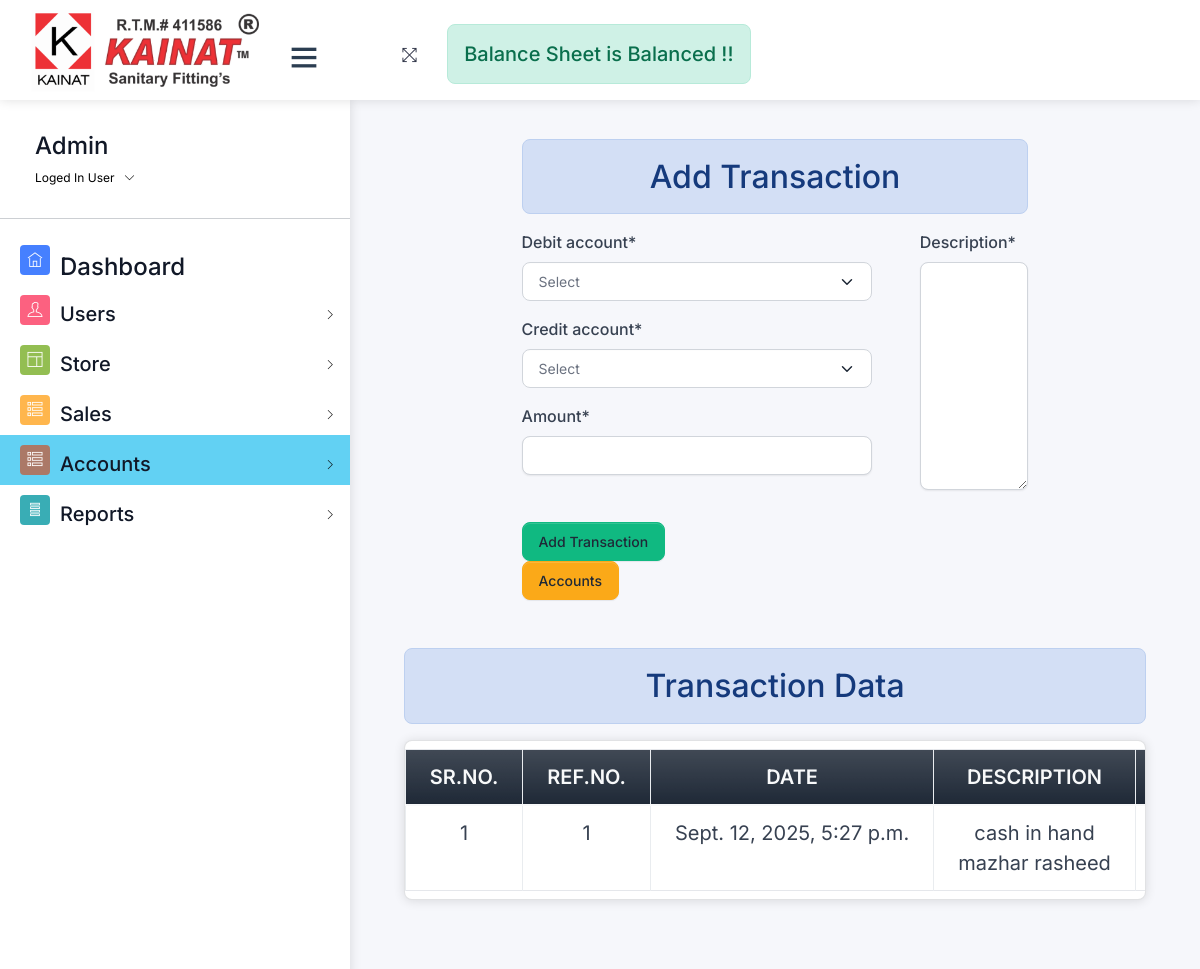
The app's page /transaction/ (signed in), older data.
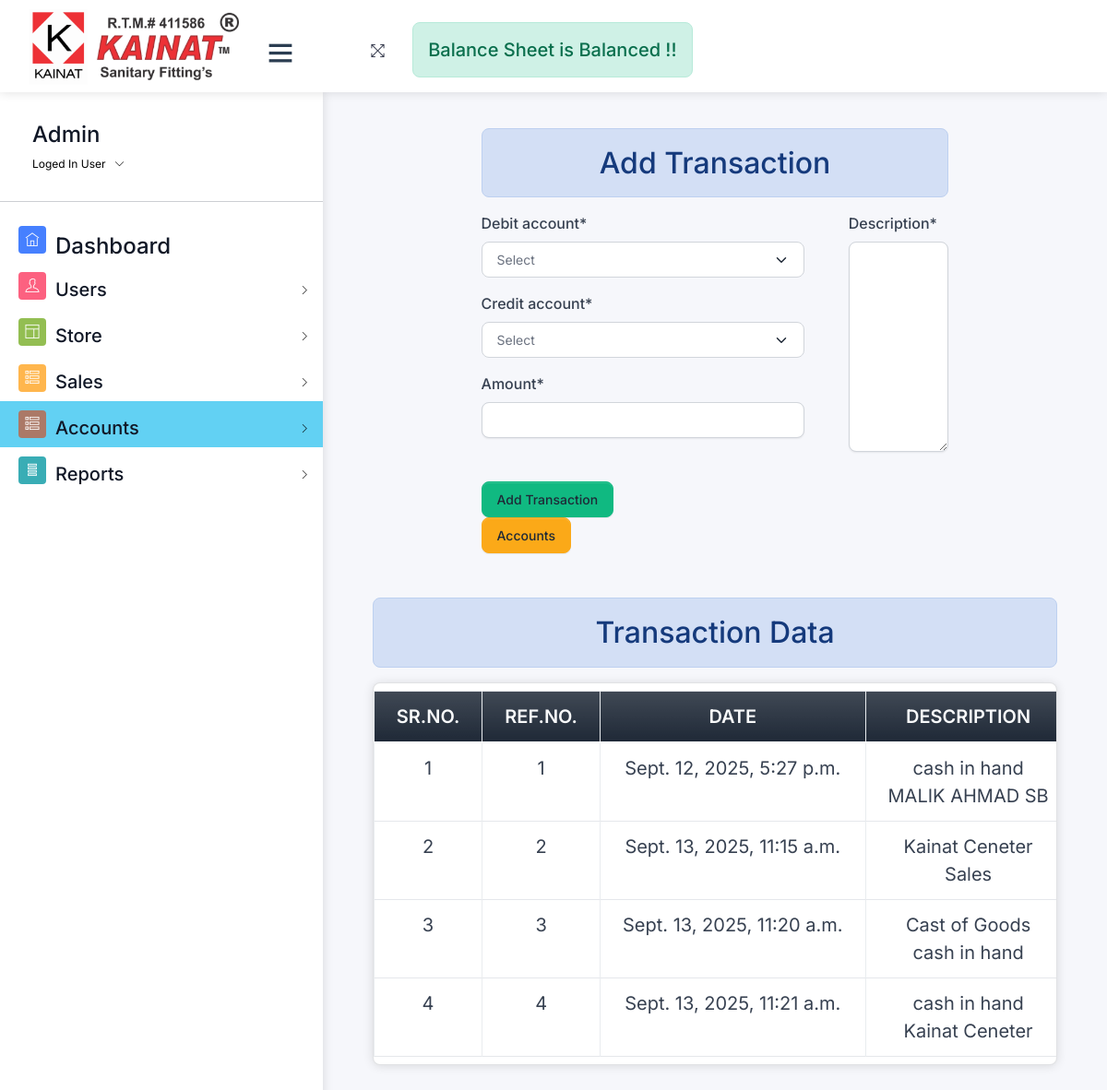
The same page, newer data.
### home/models.py (models this page shows, shortened)
class Transaction(models.Model):
    date = models.DateTimeField(auto_now_add=True)
    description = models.TextField()
    debit_account = models.ForeignKey(Account, related_name='debit_transactions', on_delete=models.RESTRICT)
    credit_account = models.ForeignKey(Account, related_name='credit_transactions', on_delete=models.RESTRICT)
    amount = models.DecimalField(max_digits=10, decimal_places=2)
    is_deleted=models.BooleanField(default=False)
    made_by=models.ForeignKey(User,on_delete=models.RESTRICT)
    class Meta:
        indexes = [
            models.Index(fields=['debit_account']),
            models.Index(fields=['credit_account']),
            models.Index(fields=['date']),
        ]

class Account(models.Model):
    ASSET = 'Asset'
    LIABILITY = 'Liability'
    EQUITY = 'Equity'
    REVENUE = 'Revenue'
    EXPENSE = 'Expense'
    GAIN = 'Gain'
    LOSS = 'Loss'
    COMMITMENT = 'Commitment'
    COMMITMENT_RECEIVED = 'Commitment_Received'
    ACCOUNT_TYPE_CHOICES = [
        (ASSET, 'Asset'),
        (LIABILITY, 'Liability'),
        (EQUITY, 'Equity'),
        (REVENUE, 'Revenue'),
        (EXPENSE, 'Expense'),
        (GAIN, 'Gain'),
        (LOSS, 'Loss'),
        (COMMITMENT , 'Commitment'),
        (COMMITMENT_RECEIVED,'Commitment_Received')
    ]
    name=models.CharField(max_length=50,null=True ,blank=True)
    employee=models.OneToOneField(Employee, on_delete=models.RESTRICT ,null=True,blank=True)
    customer=models.OneToOneField(Customer, on_delete=models.RESTRICT ,null=True,blank=True)
    supplier=models.OneToOneField(Suppliers, on_delete=models.RESTRICT,null=True,blank=True)
    cheque=models.OneToOneField(Cheque, on_delete=models.RESTRICT,null=True,blank=True)
    balance = models.DecimalField(max_digits=10, decimal_places=2,default=0)
    account_type = models.CharField(max_length=50, choices=ACCOUNT_TYPE_CHOICES)
    address=models.CharField(max_length=255,null=True,blank=True)
    contact=models.CharField(max_length=12,null=True,unique=True,blank=True)
    mobile=models.CharField(max_length=12,null=True , blank=True,unique=True)
    date = models.DateTimeField(default=datetime.now())
    is_deleted=models.BooleanField(default=False)
    def __str__(self):
        if self.name:
            return f'{self.name}'
        elif self.customer:
            return f'{self.customer}'
        elif self.supplier:
            return f'{self.supplier}'
        elif self.cheque:
            return f'{self.cheque}'

class Customer(models.Model):
    coname=models.CharField(max_length=255)
    region = models.ForeignKey(Region, on_delete=models.RESTRICT)
    name=models.CharField(max_length=255)
    address=models.CharField(max_length=255)
    contact=models.CharField(max_length=12,null=True,unique=True,blank=True)
    is_deleted = models.BooleanField(default=False)
    def __str__(self):
        return self.coname

### home/views/accounts.py (the view)
# urls.py: path('transaction/', accounts.add_transaction , name="transaction"),
@login_required
@permission_required('home.add_transaction', login_url='/login/')
def add_transaction(request):
    transactions = Transaction.objects.all()
    if request.method == 'POST':
        form = TransactionForm(request.POST)
        if form.is_valid():
            transaction=form.save(commit=False)
            transaction.made_by=request.user
            transaction.save()
            return redirect('transaction')
    else:
        form = TransactionForm()
        transactions = Transaction.objects.all()
        accounts = Account.objects.filter(is_deleted=False)
        assets = {}
        liabilities = {}
        equity_account = {}
        revenue_account = {}
        expenses_account = {}
        commitment_account = {}
        equity = 0
        revenue = 0
        expenses = 0
        commitment=0
        for account in accounts:
            balance = account.balance  # Use the balance field as the initial balance
            debit_transactions = Transaction.objects.filter(debit_account=account)
            credit_transactions = Transaction.objects.filter(credit_account=account)
            for transaction in debit_transactions:
                balance += transaction.amount
            for transaction in credit_transactions:
                balance -= transaction.amount
            if balance != account.balance:  # Skip accounts with no transactions
                if account.account_type == 'Asset':
                    assets[account] = balance
                elif account.account_type == 'Liability':
                    liabilities[account] = -balance
                elif account.account_type == 'Equity':
                    equity -= balance
                    equity_account[account] = -balance
                elif account.account_type == 'Revenue':
                    revenue -= balance
                    revenue_account[account] = -balance
                elif account.account_type == 'Expense':
                    expenses += balance
                    expenses_account[account] = balance
                elif account.account_type == 'Commitment':
                    commitment += balance
                    commitment_account[account] = balance
        total_assets = int(sum(assets.values()))
        total_liabilities = int(sum(liabilities.values()))
        total_equity = int(sum(equity_account.values()))
        if total_assets == total_liabilities+total_equity :
            messages.success(request,"Balance Sheet is Balanced  !!")
        else:
            messages.error(request," Balance Sheet is not Balanced Please check !!")
    return render(request, 'accounts/add_transaction.html', {'form': form,'mydata': transactions})

### home/forms.py (shortened to what this page needs)
class TransactionForm(forms.ModelForm):
    class Meta:
        model = Transaction
        fields = ['description', 'debit_account','credit_account','amount']
    def __init__(self, *args, **kwargs):
        super(TransactionForm, self).__init__(*args, **kwargs)
        self.fields['debit_account'].empty_label = "Select"
        self.fields['credit_account'].empty_label = "Select"
        self.fields['debit_account'].queryset = Account.objects.filter(is_deleted=False)
        self.fields['credit_account'].queryset = Account.objects.filter(is_deleted=False)

### templates/accounts/add_transaction.html (shortened to what this page needs)
{% extends 'css-js-links.html' %}
{% load crispy_forms_tags %}
{% load custom_filters %}
{% block context %}
{% if request.user.is_superuser %}
{% include 'navbar.html' %}
{% else %}
{% include 'accounts/navbar.html' %}
{% endif %}
{% endblock context %}
{% block body %}
<div class="pcoded-content">
  <div class="pcoded-inner-content">
    <div class="main-body">
      <div class="page-wrapper">
        <div class="page-body">
  <div class="row">
    <div class="col-md-8 offset-md-2  ">
      <h2 class="text-center alert alert-info">Add Transaction</h2>
      <form method="post" id="transactionForm">
        <div class="row">
          <div class="col-md-9">
            <div class="row">
          <div class="row">
            {{ form.debit_account|as_crispy_field }}
          </div>
          <div class="row">
            {{ form.credit_account|as_crispy_field }}
          </div>
          <div class="row">
            {{ form.amount|as_crispy_field }}
          </div>
        </div>
        </div>
          <div class="col-md-3">
            {{ form.description|as_crispy_field }}
          </div>
          <div class="col-md-5 mt-3">
            <button type="button" class="btn btn-success" id="reviewTransaction">
              {% if update %} Update Transaction {% else %} Add Transaction {% endif %}
            </button>
            <a  class ="btn btn-warning"href="/accounts/">Accounts</a>
          </div>
        </div>
      </form>
    </div>
  </div>
    <div class="col-12 mt-5">
      <h2 class="text-center alert alert-info">Transaction Data</h2>
      <div class="card py">
        <div class="table-responsive py-2">
      {% if mydata %}
      <table class="table table-stripped table-bordered" id="petrol-table">
        <colgroup>
          <col width="5%">
          <col width="20%">
          <col width="15%">
          <col width="15%">
          <col width="15%">
          {% if update %} {% else %}<col width="15%"> {% endif %}
      </colgroup>
        <thead>
          <tr class="bg-primary bg-gradient text-light text-center">
            {% if update %}   {% else %}  <th class="text-center fs-5" >Sr.No.</th> {% endif %}
            <th class="text-center fs-5" >Ref.No.</th>
            <th class="text-center fs-5" >Date</th>
            <th class="text-center fs-5" >Description</th>
            <th class="text-center fs-5" >Debit </th>
          </tr>
        </thead>
        <tbody>
          {% if update %}
          <tr>
            <td class="text-center fs-5">{{mydata.id}}</td>
            <td class="text-center fs-5">{{mydata.date}}</td>
            <td class="text-center fs-5">{{mydata.description}}</td>
            <td class="text-center fs-5">{{mydata.debit_account}}</td>
            <td class="text-center fs-5">{{mydata.credit_account}}</td>
            <td class="text-center fs-5">{{mydata.amount}}</a></td>
          </tr>
          {% else %}
          {% for data in mydata %}
          <tr>
            <td class="text-center fs-5">{{forloop.counter}}</td>
            <td class="text-center fs-5">{{data.id}}</td>
            <td class="text-center fs-5">{{data.date}}</td>
            <td class="text-center fs-5">{{data.debit_account}} <br>
            {{data.credit_account}}</td>
            <td class="text-center fs-5">{{data.amount}}</a></td>
          </tr>
          {% endfor %}
          {% endif %}
        </tbody>
      </table>
      </div>
      </div>
      {% else %}
      <h4 class="text-center alert alert-warning">No Record Found</h4>
      {% endif %}
    </div>
  </div>
</div>
</div>
</div>
</div>
</div>
{% endblock body %}

### templates/navbar.html (shortened to what the changed rows need)
{% load static %}
<div id="pcoded" class="pcoded">
  <div class="pcoded-container navbar-wrapper">
    <nav style="padding: 0 ; margin: 0 ;" class="navbar header-navbar pcoded-header">
      <div class="navbar-wrapper">
        <div class="navbar-container container-fluid">
          <ul class="nav-left">
            <li>
              <div id="display-msg" class="text-center mt-4" style="min-height: 70px">
                {% if messages %} {% for message in messages %}
                <small id="msg" {% if message.tags %} class="{{message.tags}}" {% endif %}>
                  <h5
                    class="alert {% if message.tags == 'error' %} alert-warning {% else %} alert-{{message.tags}} {% endif %} ">
                    {{message}}</h5>
                </small>
                {% endfor %} {% else %} &nbsp;
                {% endif %}
              </div>
            </li>
          </ul>
    </nav>
    <div class="pcoded-main-container">
      <div class="pcoded-wrapper">

Row changes from the older to the newer data that the page shows:
changed through a linked row, Transaction id 1: credit_account "mazhar rasheed" → "MALIK AHMAD SB"
added Transaction: id "2", date "Sept. 13, 2025, 11:15 a.m.", debit_account "Kainat Ceneter", credit_account "Sales"
added Transaction: id "3", date "Sept. 13, 2025, 11:20 a.m.", debit_account "Cast of Goods", credit_account "cash in hand"
added Transaction: id "4", date "Sept. 13, 2025, 11:21 a.m.", debit_account "cash in hand", credit_account "Kainat Ceneter"
